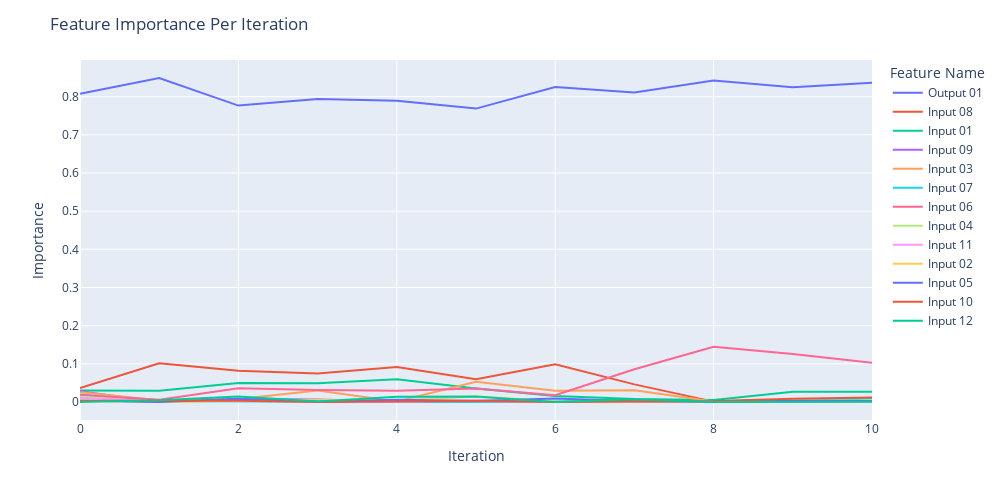

Notebook cell for this chart:
### Code cell
fig = px.line(df_imp, x='Iteration', y="Importance", color = "Feature Name")

fig.update_layout(
    autosize=False,
    width=1000,
    height=500,
    title_text=f"Feature Importance Per Iteration",
    #paper_bgcolor='#2d3035',
    #plot_bgcolor='#2d3035', 
)

fig.show()

### Figure 1 — Plotly figure (JSON) as saved in the notebook; plotly's stock layout.template omitted (floating-point values rounded to 4 significant figures)
{"data": [{"hovertemplate": "Feature Name=Output 01<br>Iteration=%{x}<br>Importance=%{y}<extra></extra>", "legendgroup": "Output 01", "line": {"color": "#636efa", "dash": "solid"}, "marker": {"symbol": "circle"}, "mode": "lines", "name": "Output 01", "orientation": "v", "showlegend": true, "type": "scatter", "x": [0, 1, 2, 3, 4, 5, 6, 7, 8, 9, 10], "xaxis": "x", "y": [0.8074, 0.8489, 0.7766, 0.7938, 0.7892, 0.7687, 0.8254, 0.8107, 0.8422, 0.8246, 0.8367], "yaxis": "y"}, {"hovertemplate": "Feature Name=Input 08<br>Iteration=%{x}<br>Importance=%{y}<extra></extra>", "legendgroup": "Input 08", "line": {"color": "#EF553B", "dash": "solid"}, "marker": {"symbol": "circle"}, "mode": "lines", "name": "Input 08", "orientation": "v", "showlegend": true, "type": "scatter", "x": [0, 1, 2, 3, 4, 5, 6, 7, 8, 9, 10], "xaxis": "x", "y": [0.03679, 0.1012, 0.08212, 0.07492, 0.09139, 0.05949, 0.09877, 0.04619, 0.001027, 0.001226, 0.001412], "yaxis": "y"}, {"hovertemplate": "Feature Name=Input 01<br>Iteration=%{x}<br>Importance=%{y}<extra></extra>", "legendgroup": "Input 01", "line": {"color": "#00cc96", "dash": "solid"}, "marker": {"symbol": "circle"}, "mode": "lines", "name": "Input 01", "orientation": "v", "showlegend": true, "type": "scatter", "x": [0, 1, 2, 3, 4, 5, 6, 7, 8, 9, 10], "xaxis": "x", "y": [0.03003, 0.02976, 0.04959, 0.04911, 0.05957, 0.0356, 0.01587, 0.007918, 0.005318, 0.02685, 0.02667], "yaxis": "y"}, {"hovertemplate": "Feature Name=Input 09<br>Iteration=%{x}<br>Importance=%{y}<extra></extra>", "legendgroup": "Input 09", "line": {"color": "#ab63fa", "dash": "solid"}, "marker": {"symbol": "circle"}, "mode": "lines", "name": "Input 09", "orientation": "v", "showlegend": true, "type": "scatter", "x": [0, 1, 2, 3, 4, 5, 6, 7, 8, 9, 10], "xaxis": "x", "y": [0.02809, 0, 0.007964, 0.00667, 0.001245, 0.0034, 0, 0.005996, 0.0003238, 0.0003231, 0.00127], "yaxis": "y"}, {"hovertemplate": "Feature Name=Input 03<br>Iteration=%{x}<br>Importance=%{y}<extra></extra>", "legendgroup": "Input 03", "line": {"color": "#FFA15A", "dash": "solid"}, "marker": {"symbol": "circle"}, "mode": "lines", "name": "Input 03", "orientation": "v", "showlegend": true, "type": "scatter", "x": [0, 1, 2, 3, 4, 5, 6, 7, 8, 9, 10], "xaxis": "x", "y": [0.02582, 0.004647, 0.007625, 0.02993, 0.001371, 0.05326, 0.02964, 0.03092, 0.001244, 0.00191, 0.002431], "yaxis": "y"}, {"hovertemplate": "Feature Name=Input 07<br>Iteration=%{x}<br>Importance=%{y}<extra></extra>", "legendgroup": "Input 07", "line": {"color": "#19d3f3", "dash": "solid"}, "marker": {"symbol": "circle"}, "mode": "lines", "name": "Input 07", "orientation": "v", "showlegend": true, "type": "scatter", "x": [0, 1, 2, 3, 4, 5, 6, 7, 8, 9, 10], "xaxis": "x", "y": [0.0195, 0.001061, 0.001637, 0.0006466, 0.0007688, 0.0001832, 0.001718, 0.0009404, 0, 0.002334, 0.008934], "yaxis": "y"}, {"hovertemplate": "Feature Name=Input 06<br>Iteration=%{x}<br>Importance=%{y}<extra></extra>", "legendgroup": "Input 06", "line": {"color": "#FF6692", "dash": "solid"}, "marker": {"symbol": "circle"}, "mode": "lines", "name": "Input 06", "orientation": "v", "showlegend": true, "type": "scatter", "x": [0, 1, 2, 3, 4, 5, 6, 7, 8, 9, 10], "xaxis": "x", "y": [0.01859, 0.00565, 0.03614, 0.03133, 0.02979, 0.0352, 0.01758, 0.08575, 0.145, 0.1258, 0.1028], "yaxis": "y"}, {"hovertemplate": "Feature Name=Input 04<br>Iteration=%{x}<br>Importance=%{y}<extra></extra>", "legendgroup": "Input 04", "line": {"color": "#B6E880", "dash": "solid"}, "marker": {"symbol": "circle"}, "mode": "lines", "name": "Input 04", "orientation": "v", "showlegend": true, "type": "scatter", "x": [0, 1, 2, 3, 4, 5, 6, 7, 8, 9, 10], "xaxis": "x", "y": [0.0139, 0, 0.003289, 0.00147, 0.001434, 0.005215, 0, 0.001266, 0.001577, 0.004013, 0.003849], "yaxis": "y"}, {"hovertemplate": "Feature Name=Input 11<br>Iteration=%{x}<br>Importance=%{y}<extra></extra>", "legendgroup": "Input 11", "line": {"color": "#FF97FF", "dash": "solid"}, "marker": {"symbol": "circle"}, "mode": "lines", "name": "Input 11", "orientation": "v", "showlegend": true, "type": "scatter", "x": [0, 1, 2, 3, 4, 5, 6, 7, 8, 9, 10], "xaxis": "x", "y": [0.01023, 0.002137, 0.00475, 0.003664, 0.0006733, 0.004284, 0, 0.0005991, 0, 0.0008305, 0.0001865], "yaxis": "y"}, {"hovertemplate": "Feature Name=Input 02<br>Iteration=%{x}<br>Importance=%{y}<extra></extra>", "legendgroup": "Input 02", "line": {"color": "#FECB52", "dash": "solid"}, "marker": {"symbol": "circle"}, "mode": "lines", "name": "Input 02", "orientation": "v", "showlegend": true, "type": "scatter", "x": [0, 1, 2, 3, 4, 5, 6, 7, 8, 9, 10], "xaxis": "x", "y": [0.003346, 0, 0.003914, 0.005508, 0.004818, 0.0145, 0.002013, 0, 0, 0.0003456, 0.0004289], "yaxis": "y"}, {"hovertemplate": "Feature Name=Input 05<br>Iteration=%{x}<br>Importance=%{y}<extra></extra>", "legendgroup": "Input 05", "line": {"color": "#636efa", "dash": "solid"}, "marker": {"symbol": "circle"}, "mode": "lines", "name": "Input 05", "orientation": "v", "showlegend": true, "type": "scatter", "x": [0, 1, 2, 3, 4, 5, 6, 7, 8, 9, 10], "xaxis": "x", "y": [0.00332, 0, 0.0086, 0.001603, 0.005818, 0.002777, 0.009, 0.001742, 0.000945, 0.002974, 0.002814], "yaxis": "y"}, {"hovertemplate": "Feature Name=Input 10<br>Iteration=%{x}<br>Importance=%{y}<extra></extra>", "legendgroup": "Input 10", "line": {"color": "#EF553B", "dash": "solid"}, "marker": {"symbol": "circle"}, "mode": "lines", "name": "Input 10", "orientation": "v", "showlegend": true, "type": "scatter", "x": [0, 1, 2, 3, 4, 5, 6, 7, 8, 9, 10], "xaxis": "x", "y": [0.002958, 0.002196, 0.003417, 0, 0.0004272, 0.002782, 0, 0.0007978, 0.002395, 0.008243, 0.0119], "yaxis": "y"}, {"hovertemplate": "Feature Name=Input 12<br>Iteration=%{x}<br>Importance=%{y}<extra></extra>", "legendgroup": "Input 12", "line": {"color": "#00cc96", "dash": "solid"}, "marker": {"symbol": "circle"}, "mode": "lines", "name": "Input 12", "orientation": "v", "showlegend": true, "type": "scatter", "x": [0, 1, 2, 3, 4, 5, 6, 7, 8, 9, 10], "xaxis": "x", "y": [0, 0.004403, 0.01436, 0.001394, 0.01348, 0.01457, 0, 0.007175, 0, 0.0005806, 0.0006784], "yaxis": "y"}], "layout": {"autosize": false, "height": 500, "legend": {"title": {"text": "Feature Name"}, "tracegroupgap": 0}, "margin": {"t": 60}, "title": {"text": "Feature Importance Per Iteration"}, "width": 1000, "xaxis": {"anchor": "y", "autorange": true, "domain": [0, 1], "range": [0, 10], "title": {"text": "Iteration"}, "type": "linear"}, "yaxis": {"anchor": "x", "autorange": true, "domain": [0, 1], "range": [-0.04716, 0.8961], "title": {"text": "Importance"}, "type": "linear"}}}
